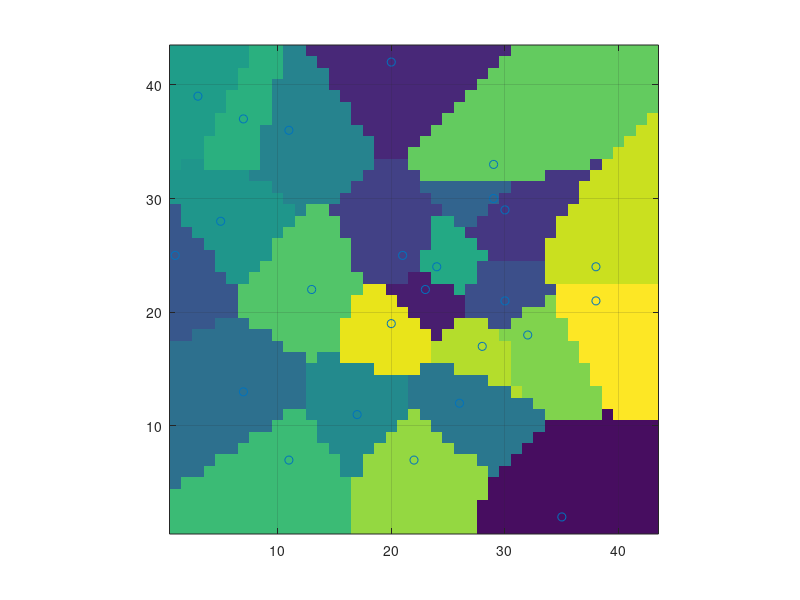
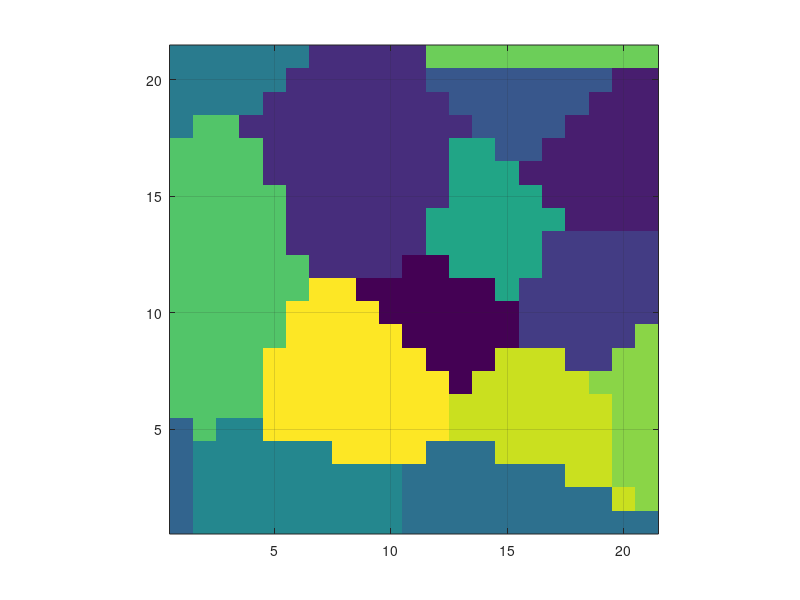

These charts were generated, in order, by the following MATLAB code:
clear; clc; close all;

el = 21;
bord = round(.5*el);

el_ = el + 2*bord;
n = 25;

x1vec = round((el_-1)*rand(1,n)+1);
x2vec = round((el_-1)*rand(1,n)+1);

micr = zeros(el_,el_);

linvec = 1:el_;
[X,Y] = meshgrid(linvec,linvec);

tmp = sqrt(bsxfun(@minus,X(:),x1vec).^2 +...
           bsxfun(@minus,Y(:),x2vec).^2);

tmp = reshape(tmp,[el_,el_,n]);

% find the indices of the seed which each x1,x2 location in the
% microstructure is closest to
[~, I] = min(tmp,[],3);

figure(1)

image(I,'CDataMapping','scaled')
set(gca,'YDir','normal')

hold on

scatter(x1vec,x2vec)
axis equal
grid on
axis([0.5 el_+0.5 0.5 el_+0.5])

figure(2)
micr = I(bord+1:bord+el,bord+1:bord+el);
image(micr,'CDataMapping','scaled')
set(gca,'YDir','normal')

axis equal
grid on
axis([0.5 el+0.5 0.5 el+0.5])
